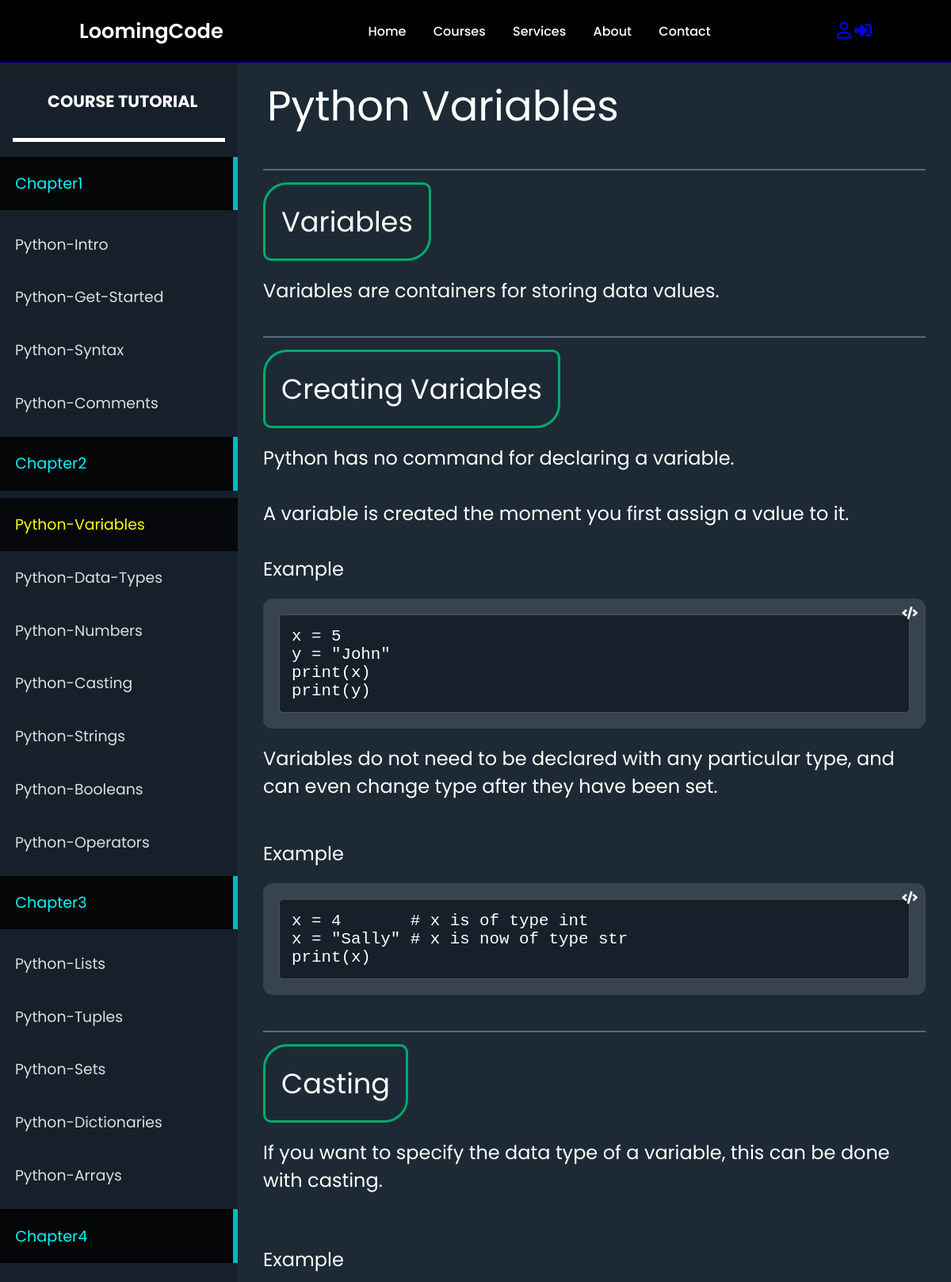
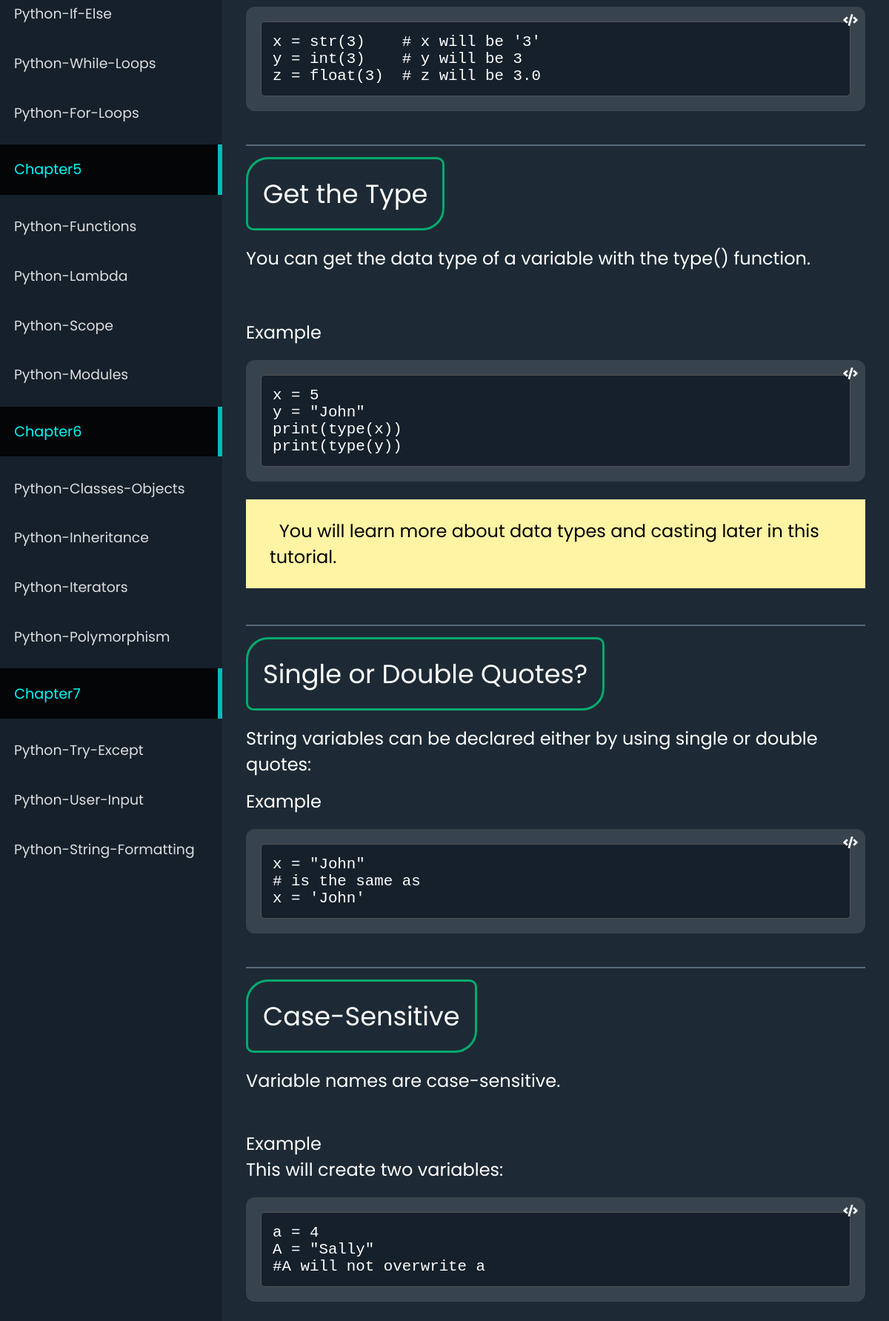
Page /Python/Python-Variables/ (upper part) on the committed database (2 pictures, top to bottom).
### hierarchy/models.py (models this page shows, shortened)
class Chapter(models.Model):
    course = models.ForeignKey(Course, on_delete=models.CASCADE)
    name = models.CharField(max_length=255)
    class Meta:
        unique_together = (('course', 'name'),)

class Topic(models.Model):
    topic_name = models.CharField(max_length=255)
    chapter = models.ForeignKey(Chapter, on_delete=models.CASCADE)
    course = models.ForeignKey(Course, on_delete=models.CASCADE)  # Add this field
    code_html = models.TextField(null=True, blank=True)
    rank = models.IntegerField(default=0)
    class Meta:
        unique_together = (('topic_name', 'course'),)

### hierarchy/views.py (the view)
# urls.py: path('<str:course_name>/<path:topic_name>/', views.course_detail, name='course_detail'),
def course_detail(request, course_name, topic_name):
    course = Course.objects.get(name=course_name)
    chapters = Chapter.objects.filter(course=course)
    topics = Topic.objects.filter(course=course).order_by('chapter', 'rank')  # Order topics by chapter and rank
    topic = Topic.objects.get(course=course,topic_name=topic_name)
    previous_topic = None
    next_topic = None
    for i, t in enumerate(topics):
        if t == topic:
            if i > 0:
                previous_topic = topics[i - 1]
            if i < len(topics) - 1:
                next_topic = topics[i + 1]
            break
    return render(request, 'base1.html', {'course1': course_name, 'chapters': chapters, 'topics': topics, 'top': topic, 'previous_top': previous_topic, 'next_top': next_topic})

### hierarchy/templates/base1.html (shortened to what this page needs)
<!DOCTYPE html>
{% load static %}
<html lang="en">
  <head>
    <link
      rel="stylesheet"
      href="https://cdnjs.cloudflare.com/ajax/libs/font-awesome/6.5.1/css/all.min.css"
    />
    <link rel="stylesheet" href="https://cdnjs.cloudflare.com/ajax/libs/font-awesome/5.15.4/css/all.min.css">
    <link rel="stylesheet" type="text/css" href="{% static 'css/styles.css' %}">
  </head>
  <body>
    <header>
      <a href = "{% url 'home'%}" class = "logo">LoomingCode</a>
      <nav class = "navigation" id = "nav-middle">
        <a href = "{% url 'home'%}">Home</a>
        <a href="{% url 'home' %}#courses">Courses</a>
        <a href = "{% url 'home' %}#services">Services</a>
        <a href = "{% url 'home' %}#aboute">About</a>
        <a href="{% url 'home' %}#contact">Contact</a>
    </nav>
      <nav class = "navigation">
        <a href = "{% url 'profile'%}" id = "profile"><i class="fa-regular fa-user fa-lg"></i></a>
          <a href = "{% url 'login'%}"><i class="fa fa-right-to-bracket fa-lg"></i></a>
      </nav>
  </header>
      <div class="app">
        <aside class="sidebar">
          <h3>&nbsp; &nbsp; &nbsp; &nbsp; &nbsp;  Course Tutorial <br><br></h3>
          <nav class="menu">
            {% for chapter in chapters %}
            <p class="menu-chapter">{{ chapter.name }}</p>
            {% for topic in topics %}
            {% if topic.chapter == chapter %}
            <a href="{% url 'course_detail' course1 topic.topic_name %}" class="menu-item {% if topic.id == top.id %}active{% endif %}">{{ topic.topic_name }}</a>
            {% endif %}
            {% endfor %}
            {% endfor %}
          </nav>
        </aside>
        <main class="content">
          {{ top.code_html | safe }}
</main>
    </div>
  </body>
</html>

### hierarchy/static/css/styles.css (style rules this page uses)
* { font-family: "Poppins", sans-serif; margin: 0; padding: 0; box-sizing: border-box; scroll-behavior: smooth; }
body { background: #1D2A35; }
header { background-color: black; width: 100%; position: fixed; top: 0; left: 0; z-index: 9999; display: flex; align-items: center; justify-content: space-between; padding: 20px 100px; border-bottom: 1px solid blue; }
.logo { text-decoration: none; color: #ffffff; font-weight: 600; font-size: 1.6em; }
#nav-middle { margin-right: 0.4em; }
#nav-middle a { color: #ffffff; text-decoration: none; font-size: 1em; font-weight: 500; padding-left: 30px; }
.app { display: flex; min-height: 100vh; }
.sidebar { flex: 1 1 0; width: auto; overflow-y: auto; max-width: 300px; padding: 2rem 1rem; background-color: #15202B; padding-top: 7rem; z-index: 4; }
.content { flex: 1 1 0; padding: 2rem; padding-top: 5rem; min-height: calc(100vh - 370px); box-sizing: border-box; color: #fff; font-size: 1.2rem; }
.sidebar h3 { color: #fff; font-size: 1.3rem; text-transform: uppercase; margin-bottom: 0.9em; border-bottom: 5px solid #ffffff; }
.sidebar .menu { margin: 0 -1rem; }
.menu-chapter { padding: 1em; color: #FFF; font-size: 1.2rem; color: rgb(0, 248, 248); border-right: 6.5px solid rgb(0, 186, 186); margin-bottom: 0.5em; margin-top: 0.5em; background-color: rgba(0, 0, 0, 0.84); }
.sidebar .menu .menu-item { display: block; padding: 1em; color: #DDDDDD; text-decoration: none; transition: 0.2s linear; font-size: 1.18rem; }
.sidebar .menu .menu-item.active { color: yellow; background-color: rgba(4, 4, 5, 0.84); }
.outer-container { background-color: #38444d; padding: 20px; border-radius: 12px; margin-top: 20px; margin-bottom: 20px; position: relative; z-index: 3; }
.code-icon { position: absolute; top: 10px; right: 10px; color: #ffffff; font-size: 16px; }
.code-box { background-color: #15202B; border: 1px solid #515151; border-radius: 5px; font-family: monospace; font-size: 14px; padding: 15px; }
.code-content { font-size: 1.3rem; color: white; font-family: Courier, "Courier New", monospace; }
.heading-one { font-size: 3.3rem; padding: 5px; margin-top: 10px; margin-bottom: 10px; }
.heading-two { font-size: 2.2rem; display: inline-block; border: 3px solid #04AA6D; padding: 20px; border-radius: 30px 10px 30px 10px; margin-bottom: 20px; }
.text { font-size: 1.5rem; margin-bottom: 15px; }
hr { margin-top: -10px; margin-bottom: 15px; border: 1px #556b7a solid; }
.note { color: #000000; background-color: #FFF4A3; margin-top: 24px; margin-bottom: 24px; padding: 25px 32px; font-size: 1.5rem; }

### rows in the picture
Chapter: name "Chapter1"
Topic: topic_name "Python-Intro"
Topic: topic_name "Python-Get-Started"
Topic: topic_name "Python-Syntax"
Topic: topic_name "Python-Comments"
Chapter: name "Chapter2"
Topic: topic_name "Python-Variables", code_html "Python Variables Variables Variables are containers for storing data values. Creating Variables Python has no command for declaring a variable. A variable is created the moment you first assign a value to it. Example x = 5 y = \"John\" print(x) print(y) Variables do not need to be declared with any particular type, and can even change type after they have been set. Example x = 4 # x is of type int x = \"Sally\" # x is now of type str print(x) Casting If you want to specify the data type of a variable, this can be done with casting. Example x = str(3) # x will be '3' y = int(3) # y will be 3 z = float(3) # z will be 3.0 Get the Type You can get the data type of a variable with the type()…"
Topic: topic_name "Python-Data-Types"
Topic: topic_name "Python-Numbers"
Topic: topic_name "Python-Casting"
Topic: topic_name "Python-Strings"
Topic: topic_name "Python-Booleans"
Topic: topic_name "Python-Operators"
Chapter: name "Chapter3"
Topic: topic_name "Python-Lists"
Topic: topic_name "Python-Tuples"
Topic: topic_name "Python-Sets"
Topic: topic_name "Python-Dictionaries"
Topic: topic_name "Python-Arrays"
Chapter: name "Chapter4"
Topic: topic_name "Python-If-Else"
Topic: topic_name "Python-While-Loops"
Topic: topic_name "Python-For-Loops"
Chapter: name "Chapter5"
Topic: topic_name "Python-Functions"
Topic: topic_name "Python-Lambda"
Topic: topic_name "Python-Scope"
Topic: topic_name "Python-Modules"
Chapter: name "Chapter6"
Topic: topic_name "Python-Classes-Objects"
Topic: topic_name "Python-Inheritance"
Topic: topic_name "Python-Iterators"
Topic: topic_name "Python-Polymorphism"
Chapter: name "Chapter7"
Topic: topic_name "Python-Try-Except"
Topic: topic_name "Python-User-Input"
Topic: topic_name "Python-String-Formatting"
